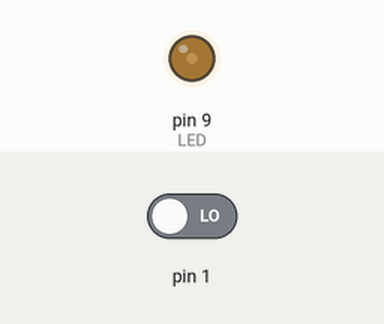
Simulated run of this sketch. Board: Arduino Uno, built with avr-gcc and run on an emulated ATmega328P. Shown: output pins drawn as LEDs (lit = HIGH). The test bench sets the inputs (shaded band); at power-on: pin 1 LOW.

Above: at 1.25 s.
1.3 s: pin 1 driven HIGH
2.9 s: pin 1 driven LOW
At 5.05 s:
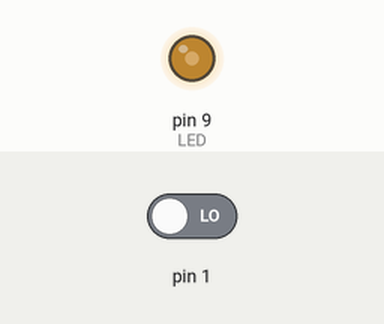
At 8.05 s:
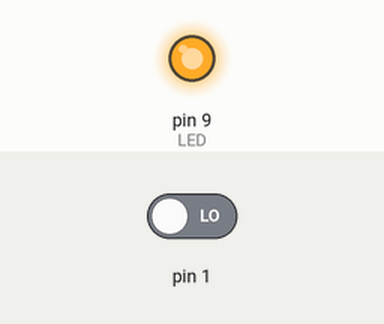
Timing chart, 0 to 20.9 s (numbered marks = the images above; inputs shaded):
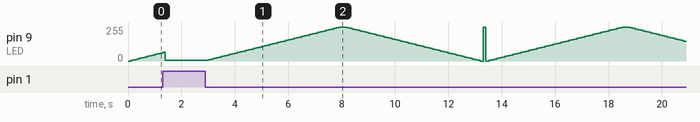

The sketch:

fade_sistematico.ino
```cpp
// Un LED que toma varios tonos de iluminación.

// =================
// Constants:

const int LED=9;    //Blue LED on Pin 9
boolean BUTTON = 2;
int tonoLED;
boolean ledOn = false;

int SPEED = 5;

int cambiarColor(int* tonoLED, int* SPEED);
void render(int* tonoLED);
int onKey(int* tonoLED, boolean* BUTTON);

void setup()
{
  pinMode (LED, OUTPUT);   //Set Blue LED as Output
  pinMode (BUTTON, INPUT);
}

// =================
// Data definitions:

// LED es Natural[0, 255]
// interp. el tono de color del LED
boolean L0 = 0;    // apagado
boolean L1 = 127;  // tono de color medio
boolean L2 = 255;  // blanco

int fnForLED(int led)
{
  return led;
}

// =================
// Functions:

// LED -> LED
// start the world with ...

void loop()
{
   cambiarColor(&tonoLED, &SPEED);     // LED -> LED
   render(&tonoLED);           // LED -> Image
   onKey(&tonoLED, &BUTTON);   // LED keyEvent -> LED
}
// LED -> LED
// produce the next color del LED, cambiando SPEDD duty cycle en sus tres pines de salida.
// cambiarColor(0)  // return SPEED + 0;
// cambiarColor(256)  // return 256 - SPEED;
int cambiarColor(int* tonoLED, int* SPEED)
{
    if(0<= *tonoLED && *tonoLED <= 255){
        *tonoLED += *SPEED;
    }else {
        *tonoLED -= *SPEED;
        *SPEED = -1 * (*SPEED);
    }
    return *tonoLED;
}

// LED -> Image
// render el color del led con el color de led establecido.
// render(0) // analogWrite(LED, 0);
void render(int *tonoLED)
{
  delay(100);
  analogWrite(LED, *tonoLED);
}

// LED keyEvent -> LED
// reset LED a duty cycle a cero cuando el boton este presionado.
// onKey(127, HIGH); // tonoLED = 0;
int onKey(int* tonoLED, boolean* BUTTON){
   if(digitalRead(*BUTTON) == HIGH){
      *tonoLED = 0;
      return *tonoLED;
   } else {
      return *tonoLED;
   }

}
```

Measured:
- after the input at 2.9 s, pin 9 (LED): 5/255 → 10/255 after 0.10 s, → 15/255 0.10 s later, → 20/255 0.10 s later, → 25/255 0.10 s later, … (175 changes in this stretch)
